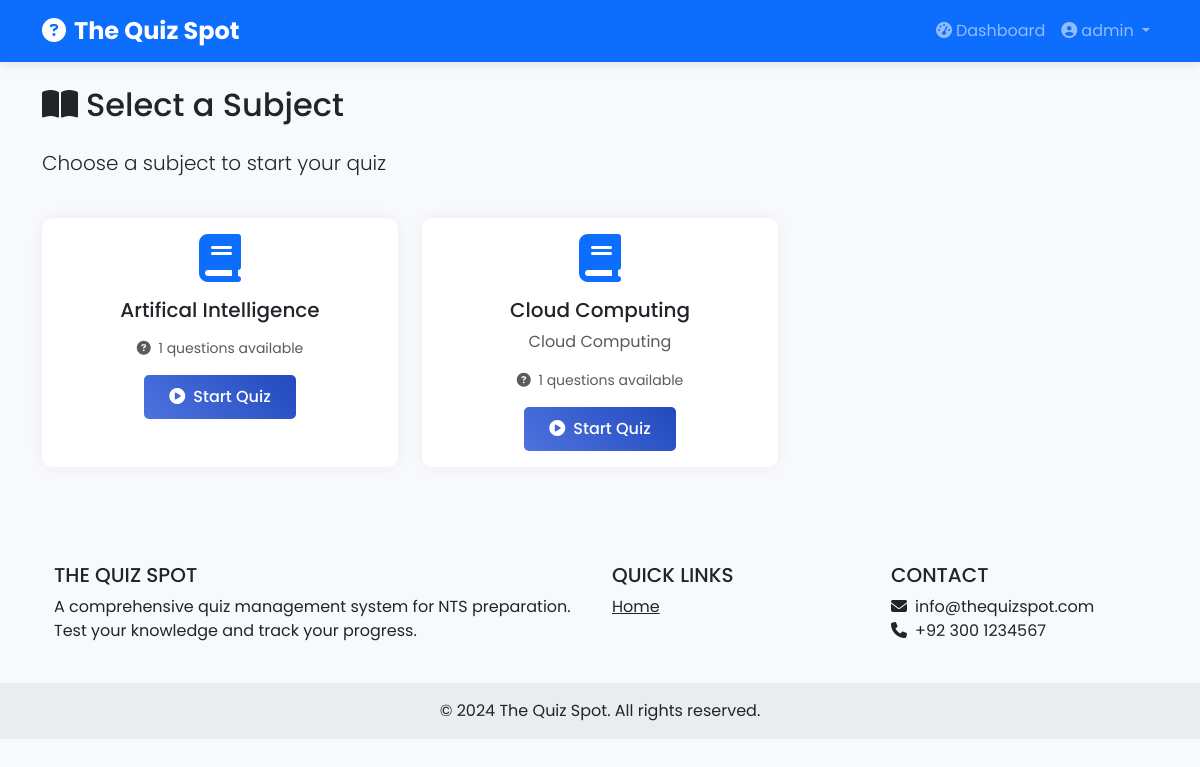
The page /select-subject/ (signed in) on the database its author committed.
### quiz/models.py (models this page shows, shortened)
class Subject(models.Model):
    name = models.CharField(max_length=100, unique=True)
    description = models.TextField(blank=True)
    created_at = models.DateTimeField(auto_now_add=True)
    updated_at = models.DateTimeField(auto_now=True)
    class Meta:
        ordering = ['name']

### quiz/views.py (the view)
# urls.py: path('select-subject/', views.select_subject, name='select_subject'),
@user_required
def select_subject(request):
    subjects = Subject.objects.all()
    return render(request, 'user/select_subject.html', {'subjects': subjects})

### templates/user/select_subject.html (shortened to what this page needs)
{% extends 'base.html' %}
{% block content %}
<div class="container py-4">
    <div class="row mb-4">
        <div class="col-12">
            <h2 class="mb-4">
                <i class="fas fa-book-open me-2"></i>Select a Subject
            </h2>
            <p class="lead">Choose a subject to start your quiz</p>
        </div>
    </div>
    <div class="row g-4">
        {% for subject in subjects %}
        <div class="col-md-4">
            <div class="card h-100">
                <div class="card-body text-center">
                    <i class="fas fa-book fa-3x text-primary mb-3"></i>
                    <h5 class="card-title">{{ subject.name }}</h5>
                    <p class="card-text text-muted">{{ subject.description|truncatechars:100 }}</p>
                    <p class="text-muted small">
                        <i class="fas fa-question-circle me-1"></i>
                        {{ subject.questions.count }} questions available
                    </p>
                    <a href="{% url 'start_quiz' subject.id %}" class="btn btn-primary">
                        <i class="fas fa-play-circle me-2"></i>Start Quiz
                    </a>
                </div>
            </div>
        </div>
        {% endfor %}
    </div>
</div>
{% endblock %}

### templates/base.html (shortened to what this page needs)
<!DOCTYPE html>
<html lang="en">
<head>
    <link href="https://cdn.jsdelivr.net/npm/bootstrap@5.3.0/dist/css/bootstrap.min.css" rel="stylesheet">
    <link rel="stylesheet" href="https://cdnjs.cloudflare.com/ajax/libs/font-awesome/6.4.0/css/all.min.css">
    {% load static %}
    <link rel="stylesheet" href="{% static 'css/style.css' %}">
</head>
<body>
    <nav class="navbar navbar-expand-lg navbar-dark bg-primary">
        <div class="container">
            <a class="navbar-brand" href="{% url 'index' %}">
                <i class="fas fa-question-circle me-2"></i>The Quiz Spot
            </a>
            <div class="collapse navbar-collapse" id="navbarNav">
                <ul class="navbar-nav ms-auto">
                    {% if user.is_authenticated %}
                        {% if user.is_staff %}
                            <li class="nav-item">
                                <a class="nav-link" href="{% url 'admin_dashboard' %}">
                                    <i class="fas fa-tachometer-alt me-1"></i>Dashboard
                                </a>
                            </li>
                        {% else %}
                            <li class="nav-item">
                                <a class="nav-link" href="{% url 'user_dashboard' %}">
                                    <i class="fas fa-tachometer-alt me-1"></i>Dashboard
                                </a>
                            </li>
                        {% endif %}
                        <li class="nav-item dropdown">
                            <a class="nav-link dropdown-toggle" href="#" id="navbarDropdown" role="button" data-bs-toggle="dropdown">
                                <i class="fas fa-user-circle me-1"></i>{{ user.username }}
                            </a>
                        </li>
                    {% endif %}
                </ul>
            </div>
        </div>
    </nav>
    {% block content %}{% endblock %}
    <footer class="bg-light text-center text-lg-start mt-5">
        <div class="container p-4">
            <div class="row">
                <div class="col-lg-6 col-md-12 mb-4 mb-md-0">
                    <h5 class="text-uppercase">The Quiz Spot</h5>
                    <p>
                        A comprehensive quiz management system for NTS preparation.
                        Test your knowledge and track your progress.
                    </p>
                </div>
                <div class="col-lg-3 col-md-6 mb-4 mb-md-0">
                    <h5 class="text-uppercase">Quick Links</h5>
                    <ul class="list-unstyled mb-0">
                        <li><a href="{% url 'index' %}" class="text-dark">Home</a></li>
                    </ul>
                </div>
                <div class="col-lg-3 col-md-6 mb-4 mb-md-0">
                    <h5 class="text-uppercase">Contact</h5>
                    <ul class="list-unstyled">
                        <li><i class="fas fa-envelope me-2"></i>info@thequizspot.com</li>
                        <li><i class="fas fa-phone me-2"></i>+92 300 1234567</li>
                    </ul>
                </div>
            </div>
        </div>
        <div class="text-center p-3" style="background-color: rgba(0, 0, 0, 0.05);">
            © 2024 The Quiz Spot. All rights reserved.
        </div>
    </footer>
</body>
</html>

### static/css/style.css (style rules this page uses)
:root { --primary-color: #4e73df; --secondary-color: #858796; --success-color: #1cc88a; --info-color: #36b9cc; --warning-color: #f6c23e; --danger-color: #e74a3b; --dark-color: #5a5c69; --light-color: #f8f9fc; }
body { font-family: 'Poppins', sans-serif; background-color: #f8f9fc; min-height: 100vh; display: flex; flex-direction: column; }
.navbar { box-shadow: 0 2px 10px rgba(0,0,0,0.1); }
.navbar-brand { font-weight: 700; font-size: 1.5rem; }
.card { border: none; border-radius: 10px; box-shadow: 0 0 15px rgba(0,0,0,0.05); transition: transform 0.3s, box-shadow 0.3s; }
.btn { border-radius: 5px; padding: 10px 25px; font-weight: 500; transition: all 0.3s; }
.btn-primary { background: linear-gradient(45deg, var(--primary-color), #224abe); border: none; }
footer { margin-top: auto; }

### rows shown on the page
Subject: name "Artifical Intelligence", questions.count "1"
Subject: name "Cloud Computing", description "Cloud Computing", questions.count "1"

### other values the page prints
{{ user.username }} "admin"
